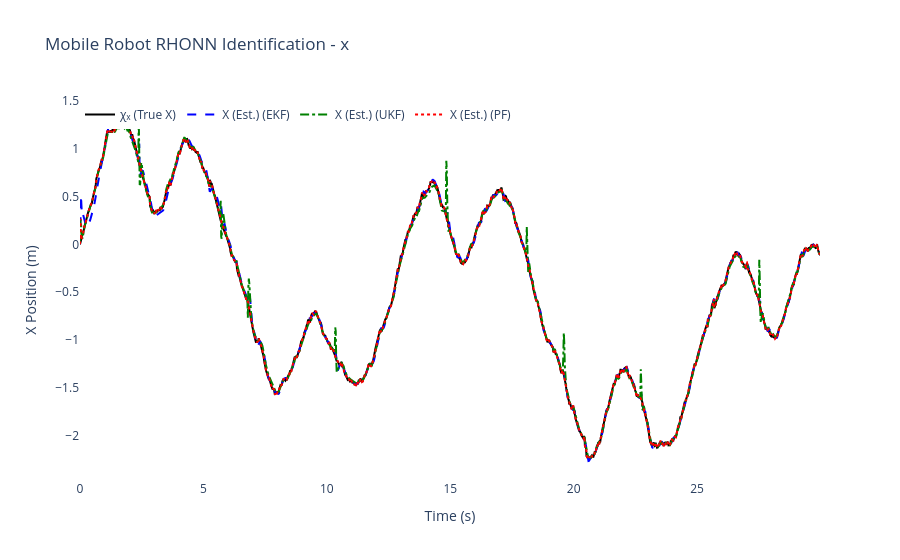
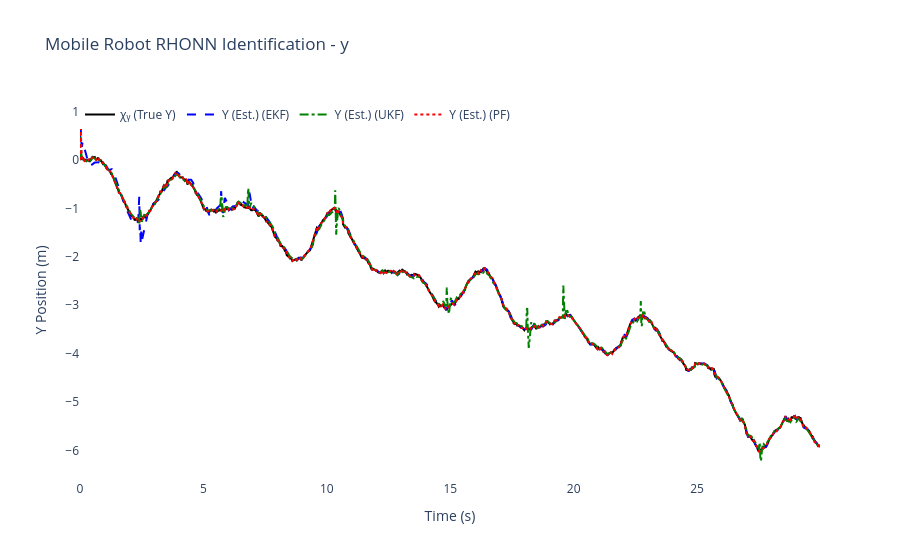
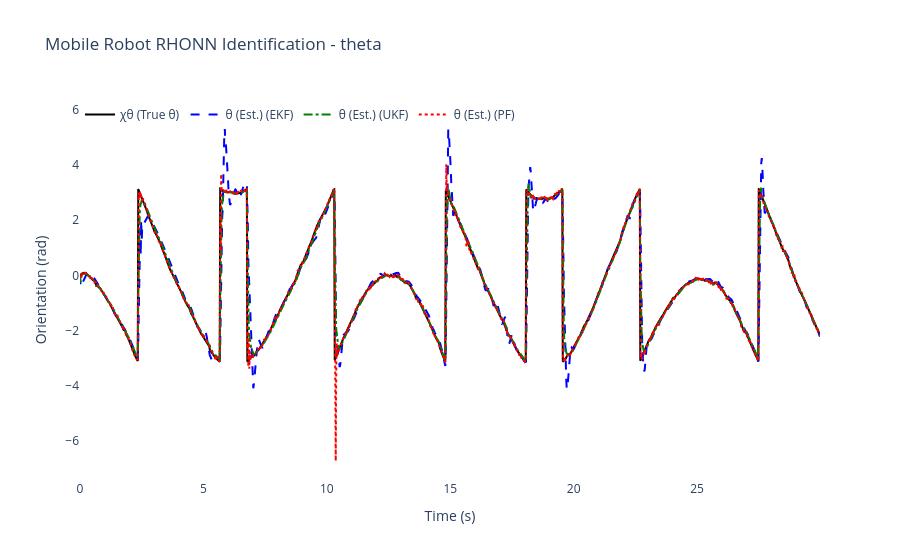
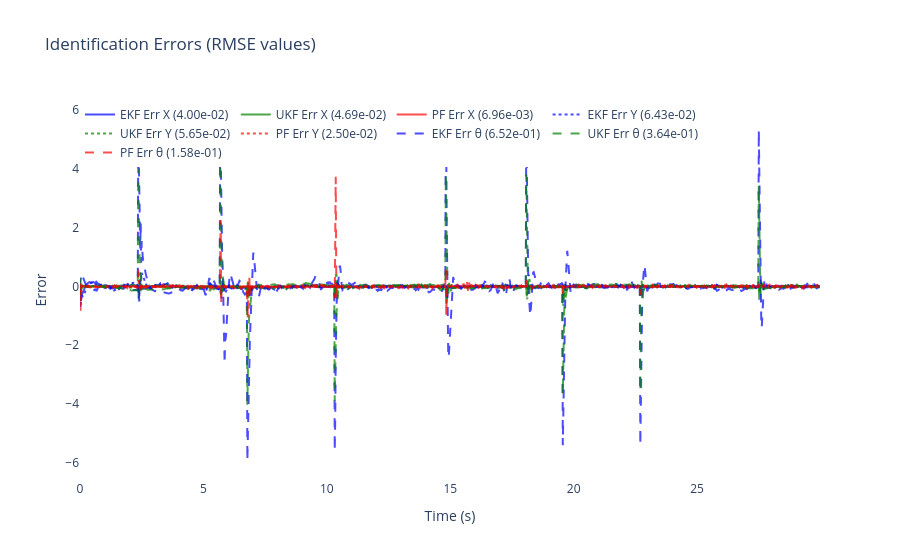

Notebook source saved alongside these figures, in order:
### Code cell
# ============================================================
# 6) Results & plots for Differential Drive Mobile Robot
# ============================================================

# compute RMSE per state and per filter
rmse_x_ekf = np.sqrt(np.mean((x_true[:, 0] - x_hat_ekf[:, 0])**2))
rmse_y_ekf = np.sqrt(np.mean((x_true[:, 1] - x_hat_ekf[:, 1])**2))
rmse_theta_ekf = np.sqrt(np.mean((x_true[:, 2] - x_hat_ekf[:, 2])**2))

rmse_x_ukf = np.sqrt(np.mean((x_true[:, 0] - x_hat_ukf[:, 0])**2))
rmse_y_ukf = np.sqrt(np.mean((x_true[:, 1] - x_hat_ukf[:, 1])**2))
rmse_theta_ukf = np.sqrt(np.mean((x_true[:, 2] - x_hat_ukf[:, 2])**2))

rmse_x_pf = np.sqrt(np.mean((x_true[:, 0] - x_hat_pf[:, 0])**2))
rmse_y_pf = np.sqrt(np.mean((x_true[:, 1] - x_hat_pf[:, 1])**2))
rmse_theta_pf = np.sqrt(np.mean((x_true[:, 2] - x_hat_pf[:, 2])**2))

# total RMSE (combined across states)
rmse_total_ekf = np.sqrt(rmse_x_ekf**2 + rmse_y_ekf**2 + rmse_theta_ekf**2)
rmse_total_ukf = np.sqrt(rmse_x_ukf**2 + rmse_y_ukf**2 + rmse_theta_ukf**2)
rmse_total_pf = np.sqrt(rmse_x_pf**2 + rmse_y_pf**2 + rmse_theta_pf**2)
rmse_totals = {'EKF': rmse_total_ekf, 'UKF': rmse_total_ukf, 'PF': rmse_total_pf}
best_filter = min(rmse_totals, key=rmse_totals.get)


print("🎯" + "="*65)
print(f"🏆 MEJOR FILTRO: {best_filter} (RMSE total: {rmse_totals[best_filter]:.6f})")
print(f"🎲 SEMILLA USADA: {RANDOM_SEED}")
print("="*67)


print(f"\nFinal EKF-RHONN Weights:")
for i in range(3):
    state_names = ['x', 'y', 'theta']
    print(f"  Neuron {i+1} ({state_names[i]}): {ekf_trainer.weights[i]}")

print(f"\nFinal UKF-RHONN Weights:")
for i in range(3):
    state_names = ['x', 'y', 'theta']
    print(f"  Neuron {i+1} ({state_names[i]}): {ukf_trainer.weights[i]}")

print(f"\nFinal PF-RHONN Weight Estimates:")
pf_estimates = pf_trainer.get_estimate()
for i in range(3):
    state_names = ['x', 'y', 'theta']
    print(f"  Neuron {i+1} ({state_names[i]}): {pf_estimates[i]}")

print("\n--- Performance Comparison (RMSE) ---")
print(f"EKF RMSE x:     {rmse_x_ekf:.6f}")
print(f"EKF RMSE y:     {rmse_y_ekf:.6f}")
print(f"EKF RMSE theta: {rmse_theta_ekf:.6f}")
print(f"UKF RMSE x:     {rmse_x_ukf:.6f}")
print(f"UKF RMSE y:     {rmse_y_ukf:.6f}")
print(f"UKF RMSE theta: {rmse_theta_ukf:.6f}")
print(f"PF  RMSE x:     {rmse_x_pf:.6f}")
print(f"PF  RMSE y:     {rmse_y_pf:.6f}")
print(f"PF  RMSE theta: {rmse_theta_pf:.6f}")

states_info = [
    {'idx': 0, 'var': 'x', 'desc': 'X Position', 'y_label': 'X Position (m)', 'chi': 'χₓ (True X)', 'x': 'X (Est.)'},
    {'idx': 1, 'var': 'y', 'desc': 'Y Position', 'y_label': 'Y Position (m)', 'chi': 'χᵧ (True Y)', 'x': 'Y (Est.)'},
    {'idx': 2, 'var': 'theta', 'desc': 'Orientation', 'y_label': 'Orientation (rad)', 'chi': 'χθ (True θ)', 'x': 'θ (Est.)'}
]

for state_info in states_info:
    i = state_info['idx']
    trace_plant = go.Scatter(x=t_history, y=x_true[:, i], mode='lines', name=state_info['chi'], line=dict(color='black', width=2))
    trace_ekf = go.Scatter(x=t_history, y=x_hat_ekf[:, i], mode='lines', name=f"{state_info['x']} (EKF)", line=dict(dash='dash', color='blue'))
    trace_ukf = go.Scatter(x=t_history, y=x_hat_ukf[:, i], mode='lines', name=f"{state_info['x']} (UKF)", line=dict(dash='dashdot', color='green'))
    trace_pf = go.Scatter(x=t_history, y=x_hat_pf[:, i], mode='lines', name=f"{state_info['x']} (PF)", line=dict(dash='dot', color='red'))
    fig = go.Figure([trace_plant, trace_ekf, trace_ukf, trace_pf])
    fig.update_layout(title=f'Mobile Robot RHONN Identification - {state_info["var"]}', xaxis_title='Time (s)', yaxis_title=state_info['y_label'], legend=dict(x=0, y=1, orientation='h'), font=dict(size=12), plot_bgcolor='white', paper_bgcolor='white')
    fig.show()

error_x_ekf = x_true[:, 0] - x_hat_ekf[:, 0]
error_y_ekf = x_true[:, 1] - x_hat_ekf[:, 1]
error_theta_ekf = x_true[:, 2] - x_hat_ekf[:, 2]
error_x_ukf = x_true[:, 0] - x_hat_ukf[:, 0]
error_y_ukf = x_true[:, 1] - x_hat_ukf[:, 1]
error_theta_ukf = x_true[:, 2] - x_hat_ukf[:, 2]
error_x_pf = x_true[:, 0] - x_hat_pf[:, 0]
error_y_pf = x_true[:, 1] - x_hat_pf[:, 1]
error_theta_pf = x_true[:, 2] - x_hat_pf[:, 2]

fig2 = go.Figure()
fig2.add_trace(go.Scatter(x=t_history, y=error_x_ekf, mode='lines', name=f'EKF Err X ({rmse_x_ekf:.2e})', opacity=0.7, line=dict(color='blue')))
fig2.add_trace(go.Scatter(x=t_history, y=error_x_ukf, mode='lines', name=f'UKF Err X ({rmse_x_ukf:.2e})', opacity=0.7, line=dict(color='green')))
fig2.add_trace(go.Scatter(x=t_history, y=error_x_pf, mode='lines', name=f'PF Err X ({rmse_x_pf:.2e})', opacity=0.7, line=dict(color='red')))
fig2.add_trace(go.Scatter(x=t_history, y=error_y_ekf, mode='lines', name=f'EKF Err Y ({rmse_y_ekf:.2e})', opacity=0.7, line=dict(color='blue', dash='dot')))
fig2.add_trace(go.Scatter(x=t_history, y=error_y_ukf, mode='lines', name=f'UKF Err Y ({rmse_y_ukf:.2e})', opacity=0.7, line=dict(color='green', dash='dot')))
fig2.add_trace(go.Scatter(x=t_history, y=error_y_pf, mode='lines', name=f'PF Err Y ({rmse_y_pf:.2e})', opacity=0.7, line=dict(color='red', dash='dot')))
fig2.add_trace(go.Scatter(x=t_history, y=error_theta_ekf, mode='lines', name=f'EKF Err θ ({rmse_theta_ekf:.2e})', opacity=0.7, line=dict(color='blue', dash='dash')))
fig2.add_trace(go.Scatter(x=t_history, y=error_theta_ukf, mode='lines', name=f'UKF Err θ ({rmse_theta_ukf:.2e})', opacity=0.7, line=dict(color='green', dash='dash')))
fig2.add_trace(go.Scatter(x=t_history, y=error_theta_pf, mode='lines', name=f'PF Err θ ({rmse_theta_pf:.2e})', opacity=0.7, line=dict(color='red', dash='dash')))
fig2.update_layout(title='Identification Errors (RMSE values)', xaxis_title='Time (s)', yaxis_title='Error', legend=dict(x=0, y=1, orientation='h'), font=dict(size=12), plot_bgcolor='white', paper_bgcolor='white')
fig2.show()

# 2D Trajectory plot
fig_trajectory = go.Figure()
fig_trajectory.add_trace(go.Scatter(x=x_true[:, 0], y=x_true[:, 1], mode='lines', name='True', line=dict(color='black', width=3)))
fig_trajectory.add_trace(go.Scatter(x=x_hat_ekf[:, 0], y=x_hat_ekf[:, 1], mode='lines', name='EKF', line=dict(color='blue', width=2, dash='dash')))
fig_trajectory.add_trace(go.Scatter(x=x_hat_ukf[:, 0], y=x_hat_ukf[:, 1], mode='lines', name='UKF', line=dict(color='green', width=2, dash='dashdot')))
fig_trajectory.add_trace(go.Scatter(x=x_hat_pf[:, 0], y=x_hat_pf[:, 1], mode='lines', name='PF', line=dict(color='red', width=2, dash='dot')))
fig_trajectory.add_trace(go.Scatter(x=[x_true[0, 0]], y=[x_true[0, 1]], mode='markers', name='Start', marker=dict(color='green', size=10, symbol='star')))
fig_trajectory.add_trace(go.Scatter(x=[x_true[-1, 0]], y=[x_true[-1, 1]], mode='markers', name='End', marker=dict(color='red', size=10, symbol='square')))
fig_trajectory.update_layout(title='Trajectory Comparison (Optimized Params)', xaxis_title='X (m)', yaxis_title='Y (m)', font=dict(size=12), plot_bgcolor='white', paper_bgcolor='white', showlegend=True)
fig_trajectory.show()


# === RESUMEN DE RENDIMIENTO CON SEMILLA ===
print("\n📊 RMSE Desglosado por Filtro:")
print(f"   EKF: {rmse_total_ekf:.6f}  |  UKF: {rmse_total_ukf:.6f}  |  PF: {rmse_total_pf:.6f}")
print(f"\n💡 Para reproducir estos resultados:")
print(f"   Principal: RANDOM_SEED = {RANDOM_SEED}")
print(f"   DE Optim.: DE_SEED = {(RANDOM_SEED + 12345) % 100000}")
print(f"   (Cambia línea 8 en celda 4 para usar semilla principal)")

# --- Parameter summary ---
print("\n--- Optimized Parameter Summary ---")
print(f"EKF params: Q={ekf_trainer.Q[0][0,0]:.3e} R={ekf_trainer.R[0][0]:.3e} P0~{ekf_trainer.P[0][0,0]:.3e} eta={ekf_trainer.eta:.3f}")
print(f"UKF params: alpha={ukf_trainer.alpha:.3e} eta={ukf_trainer.eta:.3f} Qdiag={ukf_trainer.Q[0][0,0]:.3e} R={ukf_trainer.R[0][0]:.3e}")
print(f"PF params: Q_std={pf_trainer.Q_std} R_std={pf_trainer.R_std} ESS_th={pf_trainer.ess_threshold:.1f} n_particles={pf_trainer.n_particles}")

print("\nOptimization + simulation complete.")

### Figure 1 — Plotly figure (JSON) as saved in the notebook; plotly's stock layout.template omitted (floating-point values rounded to 4 significant figures; data arrays with more than 128 entries replaced by an {"elided": "..."} marker saying what was removed)
{"data": [{"line": {"color": "black", "width": 2}, "mode": "lines", "name": "χₓ (True X)", "type": "scatter", "x": {"elided": "1500 float values"}, "y": {"elided": "1500 float values"}}, {"line": {"color": "blue", "dash": "dash"}, "mode": "lines", "name": "X (Est.) (EKF)", "type": "scatter", "x": {"elided": "1500 float values"}, "y": {"elided": "1500 float values"}}, {"line": {"color": "green", "dash": "dashdot"}, "mode": "lines", "name": "X (Est.) (UKF)", "type": "scatter", "x": {"elided": "1500 float values"}, "y": {"elided": "1500 float values"}}, {"line": {"color": "red", "dash": "dot"}, "mode": "lines", "name": "X (Est.) (PF)", "type": "scatter", "x": {"elided": "1500 float values"}, "y": {"elided": "1500 float values"}}], "layout": {"font": {"size": 12}, "legend": {"orientation": "h", "x": 0, "y": 1}, "paper_bgcolor": "white", "plot_bgcolor": "white", "title": {"text": "Mobile Robot RHONN Identification - x"}, "xaxis": {"title": {"text": "Time (s)"}}, "yaxis": {"title": {"text": "X Position (m)"}}}}

### Figure 2 — Plotly figure (JSON) as saved in the notebook; plotly's stock layout.template omitted (floating-point values rounded to 4 significant figures; data arrays with more than 128 entries replaced by an {"elided": "..."} marker saying what was removed)
{"data": [{"line": {"color": "black", "width": 2}, "mode": "lines", "name": "χᵧ (True Y)", "type": "scatter", "x": {"elided": "1500 float values"}, "y": {"elided": "1500 float values"}}, {"line": {"color": "blue", "dash": "dash"}, "mode": "lines", "name": "Y (Est.) (EKF)", "type": "scatter", "x": {"elided": "1500 float values"}, "y": {"elided": "1500 float values"}}, {"line": {"color": "green", "dash": "dashdot"}, "mode": "lines", "name": "Y (Est.) (UKF)", "type": "scatter", "x": {"elided": "1500 float values"}, "y": {"elided": "1500 float values"}}, {"line": {"color": "red", "dash": "dot"}, "mode": "lines", "name": "Y (Est.) (PF)", "type": "scatter", "x": {"elided": "1500 float values"}, "y": {"elided": "1500 float values"}}], "layout": {"font": {"size": 12}, "legend": {"orientation": "h", "x": 0, "y": 1}, "paper_bgcolor": "white", "plot_bgcolor": "white", "title": {"text": "Mobile Robot RHONN Identification - y"}, "xaxis": {"title": {"text": "Time (s)"}}, "yaxis": {"title": {"text": "Y Position (m)"}}}}

### Figure 3 — Plotly figure (JSON) as saved in the notebook; plotly's stock layout.template omitted (floating-point values rounded to 4 significant figures; data arrays with more than 128 entries replaced by an {"elided": "..."} marker saying what was removed)
{"data": [{"line": {"color": "black", "width": 2}, "mode": "lines", "name": "χθ (True θ)", "type": "scatter", "x": {"elided": "1500 float values"}, "y": {"elided": "1500 float values"}}, {"line": {"color": "blue", "dash": "dash"}, "mode": "lines", "name": "θ (Est.) (EKF)", "type": "scatter", "x": {"elided": "1500 float values"}, "y": {"elided": "1500 float values"}}, {"line": {"color": "green", "dash": "dashdot"}, "mode": "lines", "name": "θ (Est.) (UKF)", "type": "scatter", "x": {"elided": "1500 float values"}, "y": {"elided": "1500 float values"}}, {"line": {"color": "red", "dash": "dot"}, "mode": "lines", "name": "θ (Est.) (PF)", "type": "scatter", "x": {"elided": "1500 float values"}, "y": {"elided": "1500 float values"}}], "layout": {"font": {"size": 12}, "legend": {"orientation": "h", "x": 0, "y": 1}, "paper_bgcolor": "white", "plot_bgcolor": "white", "title": {"text": "Mobile Robot RHONN Identification - theta"}, "xaxis": {"title": {"text": "Time (s)"}}, "yaxis": {"title": {"text": "Orientation (rad)"}}}}

### Figure 4 — Plotly figure (JSON) as saved in the notebook; plotly's stock layout.template omitted (floating-point values rounded to 4 significant figures; data arrays with more than 128 entries replaced by an {"elided": "..."} marker saying what was removed)
{"data": [{"line": {"color": "blue"}, "mode": "lines", "name": "EKF Err X (4.00e-02)", "opacity": 0.7, "type": "scatter", "x": {"elided": "1500 float values"}, "y": {"elided": "1500 float values"}}, {"line": {"color": "green"}, "mode": "lines", "name": "UKF Err X (4.69e-02)", "opacity": 0.7, "type": "scatter", "x": {"elided": "1500 float values"}, "y": {"elided": "1500 float values"}}, {"line": {"color": "red"}, "mode": "lines", "name": "PF Err X (6.96e-03)", "opacity": 0.7, "type": "scatter", "x": {"elided": "1500 float values"}, "y": {"elided": "1500 float values"}}, {"line": {"color": "blue", "dash": "dot"}, "mode": "lines", "name": "EKF Err Y (6.43e-02)", "opacity": 0.7, "type": "scatter", "x": {"elided": "1500 float values"}, "y": {"elided": "1500 float values"}}, {"line": {"color": "green", "dash": "dot"}, "mode": "lines", "name": "UKF Err Y (5.65e-02)", "opacity": 0.7, "type": "scatter", "x": {"elided": "1500 float values"}, "y": {"elided": "1500 float values"}}, {"line": {"color": "red", "dash": "dot"}, "mode": "lines", "name": "PF Err Y (2.50e-02)", "opacity": 0.7, "type": "scatter", "x": {"elided": "1500 float values"}, "y": {"elided": "1500 float values"}}, {"line": {"color": "blue", "dash": "dash"}, "mode": "lines", "name": "EKF Err θ (6.52e-01)", "opacity": 0.7, "type": "scatter", "x": {"elided": "1500 float values"}, "y": {"elided": "1500 float values"}}, {"line": {"color": "green", "dash": "dash"}, "mode": "lines", "name": "UKF Err θ (3.64e-01)", "opacity": 0.7, "type": "scatter", "x": {"elided": "1500 float values"}, "y": {"elided": "1500 float values"}}, {"line": {"color": "red", "dash": "dash"}, "mode": "lines", "name": "PF Err θ (1.58e-01)", "opacity": 0.7, "type": "scatter", "x": {"elided": "1500 float values"}, "y": {"elided": "1500 float values"}}], "layout": {"font": {"size": 12}, "legend": {"orientation": "h", "x": 0, "y": 1}, "paper_bgcolor": "white", "plot_bgcolor": "white", "title": {"text": "Identification Errors (RMSE values)"}, "xaxis": {"title": {"text": "Time (s)"}}, "yaxis": {"title": {"text": "Error"}}}}
